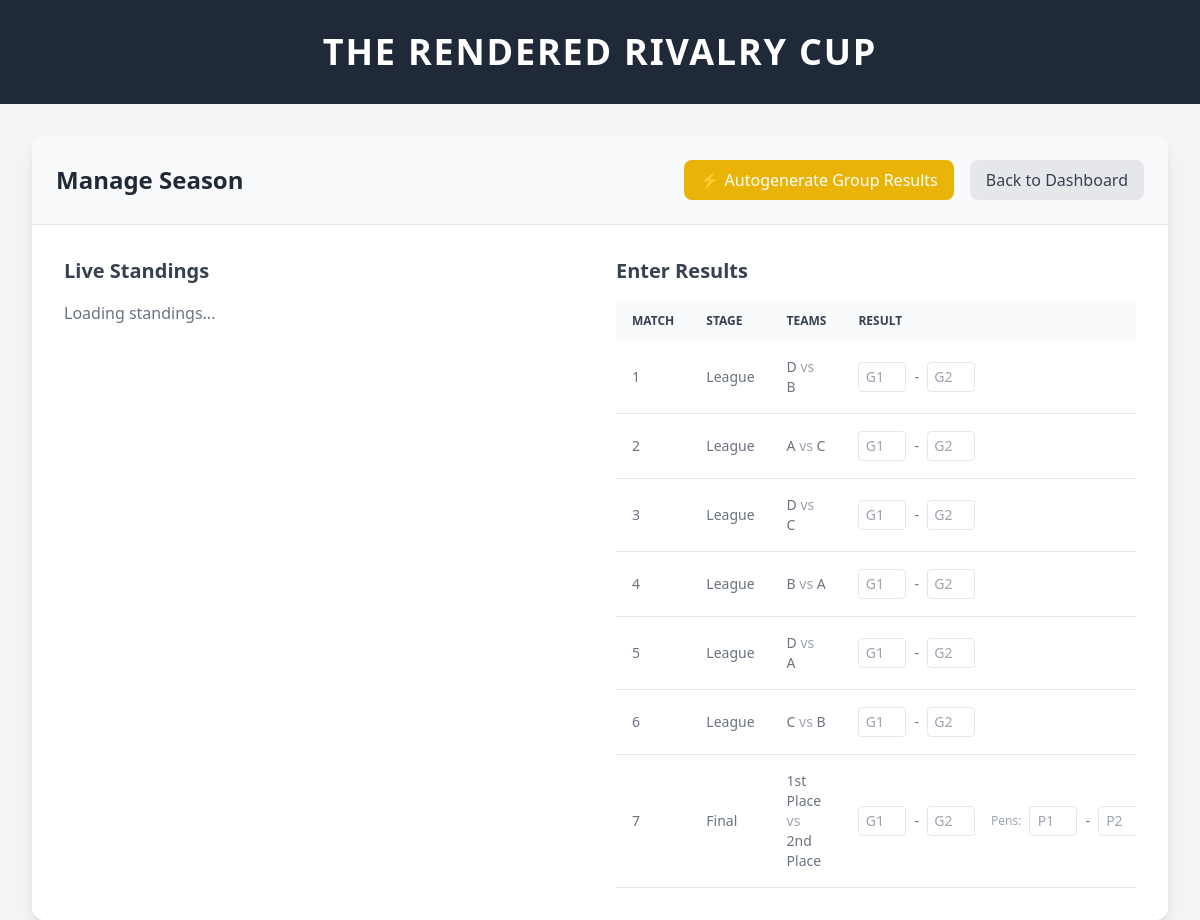
/admin/manage/9 (signed in), run on the app's committed database.
### tables this page shows
CREATE TABLE fixtures (
                                match_no INTEGER PRIMARY KEY AUTOINCREMENT,
                                tournament_id INTEGER NOT NULL,
                                team1_id INTEGER, 
                                team2_id INTEGER,
                                placeholder_t1 TEXT, 
                                placeholder_t2 TEXT,
                                team1_goals INTEGER, 
                                team2_goals INTEGER,
                                team1_pso INTEGER, 
                                team2_pso INTEGER,
                                status TEXT DEFAULT 'Not Played', 
                                stage TEXT, 
                                round_in_stage INTEGER,
                                FOREIGN KEY(tournament_id) REFERENCES tournaments(tournament_id) ON DELETE CASCADE,
                                FOREIGN KEY(team1_id) REFERENCES teams(team_id),
                                FOREIGN KEY(team2_id) REFERENCES teams(team_id)
                             );

### app.py (the view)
@app.route('/admin/manage/<int:tournament_id>')
def manage_tournament(tournament_id):
    if not session.get('logged_in'):
        return redirect(url_for('admin_login'))
    tournament_info = db_manager.get_tournament_by_id(tournament_id)
    fixtures = db_manager.get_all_fixtures(tournament_id)
    return render_template('manage_tournament.html', tournament=tournament_info, fixtures=fixtures)

### Tournament_Manager.py (called while the page is built)
    def get_tournament_by_id(self, tournament_id):
        self.cursor.execute("SELECT * FROM tournaments WHERE tournament_id = ?", (tournament_id,))
        return self.cursor.fetchone()

    def get_all_fixtures(self, tournament_id):
        self.cursor.execute("SELECT * FROM fixtures WHERE tournament_id = ? ORDER BY match_no ASC", (tournament_id,))
        rows = self.cursor.fetchall()
        matches = []
        for r in rows:
            t1 = self.get_team_by_id(r['team1_id']) if r['team1_id'] is not None else None
            t2 = self.get_team_by_id(r['team2_id']) if r['team2_id'] is not None else None
            matches.append(Match(db_manager=self, **dict(r), team1=t1, team2=t2))
        return matches

    def get_team_by_id(self, team_id):
        self.cursor.execute("SELECT * FROM teams WHERE team_id=?", (team_id,))
        r = self.cursor.fetchone()
        return Team(**dict(r)) if r else None

    @property
    def team1_name(self):
        return self.team1.name if self.team1 else self.p1

    @property
    def team2_name(self):
        return self.team2.name if self.team2 else self.p2

### templates/manage_tournament.html (shortened to what this page needs)
<!DOCTYPE html>
<html lang="en">
  <head>
    <script src="https://cdn.tailwindcss.com"></script>
  </head>
  <body class="bg-gray-100 font-sans">
    <header class="w-full bg-gray-800 py-8 text-center">
      <h1 class="text-white text-4xl font-semibold uppercase tracking-wider">
        THE RENDERED RIVALRY CUP
      </h1>
    </header>
    <div class="w-full px-4 sm:px-6 lg:px-8 mt-8">
      <div class="bg-white rounded-xl shadow-lg overflow-hidden">
        <div
          class="p-6 bg-gray-50 border-b border-gray-200 flex flex-wrap items-center justify-between gap-4"
        >
          <h2 class="text-2xl font-bold text-gray-800">
            Manage Season {{ tournament.season_number }}
          </h2>
          <div class="flex items-center gap-4">
            <button
              onclick="autogenerateResults({{ tournament.tournament_id }})"
              class="px-4 py-2 text-white bg-yellow-500 rounded-lg hover:bg-yellow-600 transition-colors duration-300"
            >
              ⚡ Autogenerate Group Results
            </button>
            <a
              href="/admin/dashboard"
              class="px-4 py-2 text-gray-700 bg-gray-200 rounded-lg hover:bg-gray-300 transition-colors duration-300"
              >Back to Dashboard</a
            >
          </div>
        </div>
        <main class="p-6 md:p-8 grid grid-cols-1 lg:grid-cols-2 gap-8">
          <div class="lg:col-span-1">
            <h3 class="text-xl font-bold text-gray-700 mb-4">Live Standings</h3>
            <div id="standings-container">
              <p class="text-gray-500">Loading standings...</p>
            </div>
          </div>
          <div class="lg:col-span-1">
            <h3 class="text-xl font-bold text-gray-700 mb-4">Enter Results</h3>
            <div class="overflow-x-auto">
              <table class="w-full text-sm text-left text-gray-500">
                <thead class="text-xs text-gray-700 uppercase bg-gray-50">
                  <tr>
                    <th class="px-4 py-3">Match</th>
                    <th class="px-4 py-3">Stage</th>
                    <th class="px-4 py-3">Teams</th>
                    <th class="px-4 py-3">Result</th>
                  </tr>
                </thead>
                <tbody>
                  {% for match in fixtures %}
                  <tr class="bg-white border-b hover:bg-gray-50">
                    <td class="px-4 py-4">{{ loop.index }}</td>
                    <td class="px-4 py-4 whitespace-nowrap">
                      {{ match.stage }}
                    </td>
                    <td class="px-4 py-4 font-medium">
                      {{ match.team1_name or 'TBD' }}
                      <span class="text-gray-400">vs</span> {{ match.team2_name
                      or 'TBD' }}
                    </td>
                    <td class="px-4 py-4">
                      <form
                        id="form-{{ match.match_no }}"
                        class="flex items-center gap-2"
                      >
                        <input
                          type="number"
                          name="team1_goals"
                          value="{{ match.team1_goals if match.team1_goals is not none else '' }}"
                          placeholder="G1"
                          class="w-12 p-1 border rounded text-center"
                        />
                        <span>-</span>
                        <input
                          type="number"
                          name="team2_goals"
                          value="{{ match.team2_goals if match.team2_goals is not none else '' }}"
                          placeholder="G2"
                          class="w-12 p-1 border rounded text-center"
                        />
                        {% if 'Group' not in match.stage and 'League' not in
                        match.stage %}
                        <span class="text-xs text-gray-400 ml-2">Pens:</span>
                        <input
                          type="number"
                          name="pso_t1"
                          value="{{ match.team1_pso if match.team1_pso is not none }}"
                          placeholder="P1"
                          class="w-12 p-1 border rounded text-center"
                        />
                        <span>-</span>
                        <input
                          type="number"
                          name="pso_t2"
                          value="{{ match.team2_pso if match.team2_pso is not none }}"
                          placeholder="P2"
                          class="w-12 p-1 border rounded text-center"
                        />
                        {% endif %}
                      </form>
                    </td>
                  </tr>
                  {% endfor %}
                </tbody>
              </table>
            </div>
          </div>
        </main>
      </div>
    </div>
  </body>
</html>

### data on the page
fixtures: stage "League", team1_name "D", team2_name "B"
fixtures: stage "League", team1_name "A", team2_name "C"
fixtures: stage "League", team1_name "D", team2_name "C"
fixtures: stage "League", team1_name "B", team2_name "A"
fixtures: stage "League", team1_name "D", team2_name "A"
fixtures: stage "League", team1_name "C", team2_name "B"
fixtures: stage "Final", placeholder_t1 "1st Place", placeholder_t2 "2nd Place"
